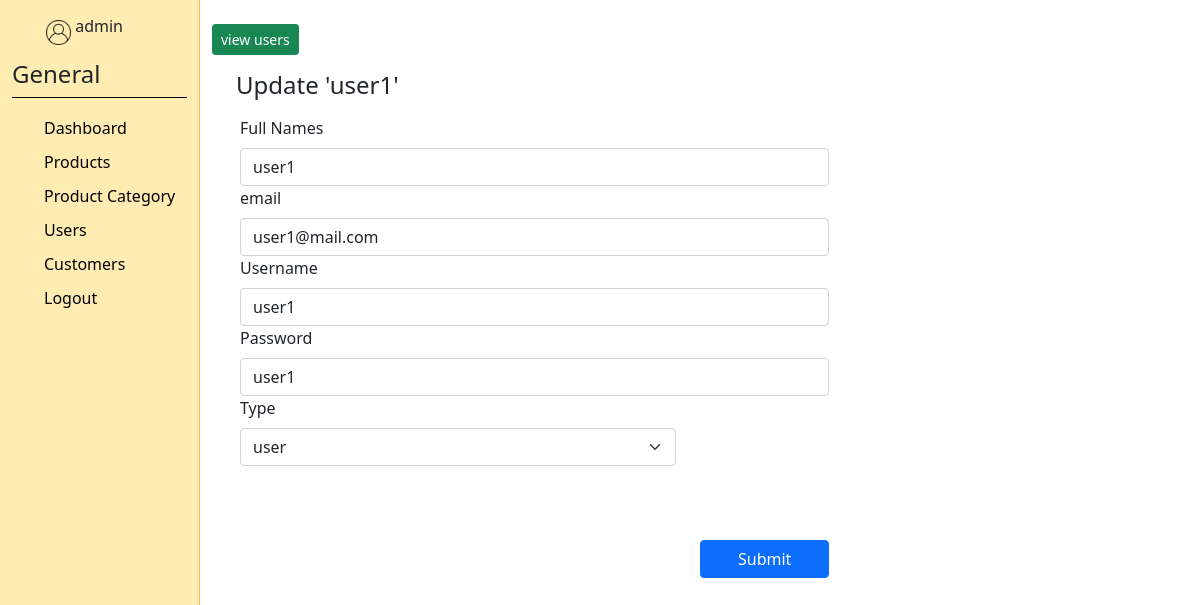
The app's page /admin/updateuser.php?email=user1@mail.com (signed in) with its own data.
### tables this page shows
CREATE TABLE `user` (
  `full_names` varchar(50) NOT NULL,
  `email` varchar(50) NOT NULL,
  `username` varchar(30) NOT NULL,
  `password` varchar(30) NOT NULL,
  `type` varchar(30) NOT NULL
);

### admin/userform.php (the view, shortened to what this page needs)
<form class="row g-3" action="" enctype="multipart/form-data" method="POST">
    <div class="row">
        <div class="col-md-8">
            <label class="form-label">Full Names</label>
            <input type="text" value="<?php echo $fullnames ?>" name="fullnames" class="form-control" required/>
        </div>
        <div class="col-md-8">
            <label class="form-label">email</label>
            <input type="text" value="<?php echo $email ?>" name="email" class="form-control"/>
        </div>
    </div>
    <div class="row">
        <div class="col-md-8">
            <label class="form-label">Username</label>
            <input type="text" value="<?php echo $username ?>" name="username" class="form-control" required/>
        </div>
        <div class="col-md-8">
            <label class="form-label">Password</label>
            <input type="text" value="<?php echo $password ?>" name="password" class="form-control"/>
        </div>
    </div>
    <div class="row">
        <div class="col-md-6">
            <label class="form-label">Type</label>
            <select class="form-select form-control sm" value="<?php echo $type ?>" name="type"><?php echo $type ?>
                <option value="user">user</option>
            </select>
        </div>
        <div class="col-md-2">
        <br><br><br><br><br><br>
            <button style="float:right; width:100%;" type="submit" class="btn btn btn-primary">Submit</button>
        </div>
    </div>
</form><br>

### admin/updateuser.php (shortened to what this page needs)
<?php
require_once "../assets/config.php";
$id = $_GET['email'];
$statement = $db->prepare('SELECT * FROM user WHERE email = :id');
$statement->bindValue(':id', $id);
$statement->execute();
$users = $statement->fetch(PDO::FETCH_ASSOC);
$fullnames = $users['full_names'];
$email = $users['email'];
$username = $users['username'];
$password = $users['password'];
$type = $users['type'];
?>
<?php include_once "../assets/base.php"; ?>
<body>
	<div class="container-fluid">
		<div class="row">
			<div class="col-2 sidebar-menu">
				<?php include_once "sidebar.php"; ?>
			</div>
			<div class="col-10 menu-preview">
                <br>
            <p>
                <a href="user.php" type="button" class="btn btn-sm btn-success">view users</a>
            </p>
            <div class="container">
                <h4>Update '<?php echo $users['full_names']?>'</h4><br>
                <?php include_once "userform.php" ?>
            </div>
			</div>
		</div>
	</div>
</body>
</html>

### css/style.css (style rules this page uses)
a { text-decoration: none; }
body { scroll-behavior: smooth; }
.sidebar-menu { border-right: 1px solid #ffb74d; background-color: #ffecb3; height: 100vh; }
.menu-preview { height: 100vh; position: relative; overflow: auto; }

### records on screen
user: full_names "user1", fullnames "user1", email "user1@mail.com", username "user1", password "user1", type "user"

### other values on screen
$_SESSION['user'] "admin"
